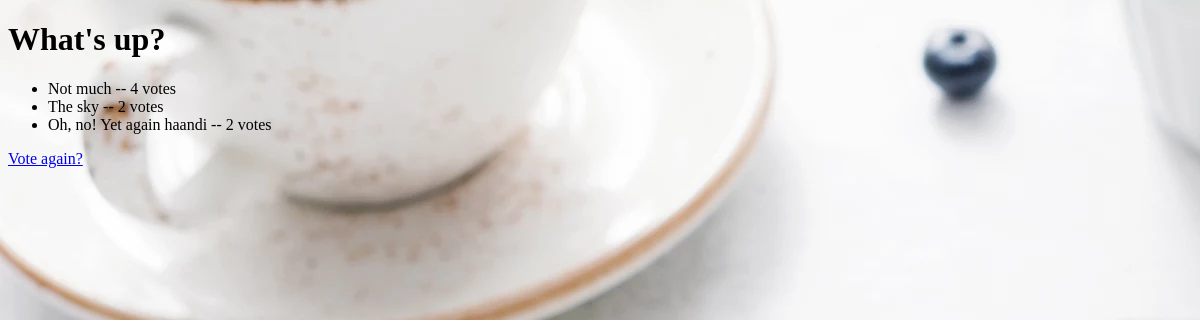
The app's page /polls/1/results/, older data.
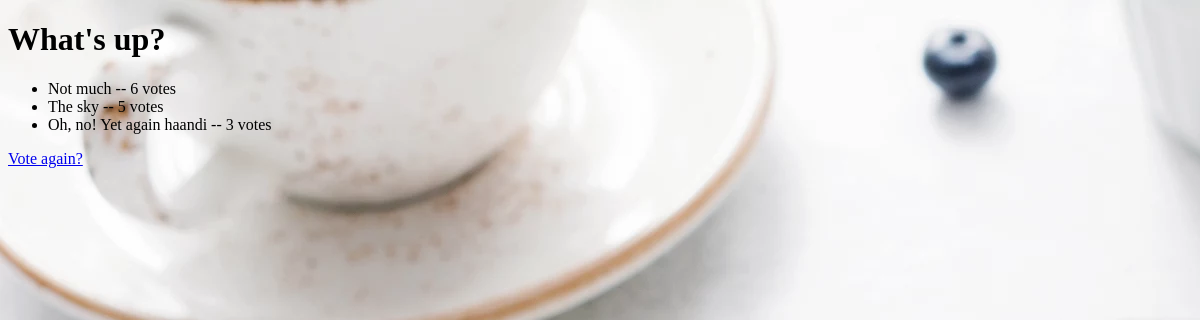
The same page, newer data.
### polls/models.py (models this page shows, shortened)
@python_2_unicode_compatible #only if you want to support python2
class Question(models.Model):
    question_text = models.CharField(max_length=200)
    pub_date = models.DateTimeField('date published')
    def was_published_recently(self):
        now = timezone.now()
        return now - datetime.timedelta(days=1) <= self.pub_date  <= now
    was_published_recently.admin_order_field = 'pub_date'
    was_published_recently.boolean = True
    was_published_recently.short_description = 'Published recently?'

@python_2_unicode_compatible #only if you want to support python2
class Choice(models.Model):
    question = models.ForeignKey(Question, on_delete=models.CASCADE)
    choice_text = models.CharField(max_length=200)
    votes = models.IntegerField(default=0)

### polls/views.py (the view)
# urls.py: url(r'^(?P<pk>[0-9]+)/results/$', views.ResultsView.as_view(), name='results'),
class ResultsView(generic.DetailView):
    model = Question
    template_name = 'polls/results.html'

### polls/templates/polls/results.html (shortened to what this page needs)
{% extends 'base.html' %}
{% block body %}
    <h1>{{ question.question_text }}</h1>
    <ul>
    {% for choice in question.choice_set.all %}
        <li>{{ choice.choice_text }} -- {{ choice.votes }} vote{{ choice.votes|pluralize }}</li>
    {% endfor %}
    </ul>
    <a href="{% url 'polls:detail' question.id %}">Vote again?</a>
{% endblock %}

### polls/templates/base.html (shortened to what this page needs)
<!DOCTYPE html>
<html>
    <head>
        {% load static %}
        <link rel="stylesheet" href="{% static 'polls/style.css' %}" type="text/css" />
    </head>
    <body>
        {% block body %}
        {% endblock %}
    </body>
</html>

### polls/static/polls/style.css (style rules this page uses)
body { background: white url("images/snackie.jpg") no-repeat; }

Row changes from the older to the newer data that the page shows:
changed Choice "Not much": votes "4" → "6"
changed Choice "The sky": votes "2" → "5"
changed Choice "Oh, no! Yet again haandi": votes "2" → "3"
